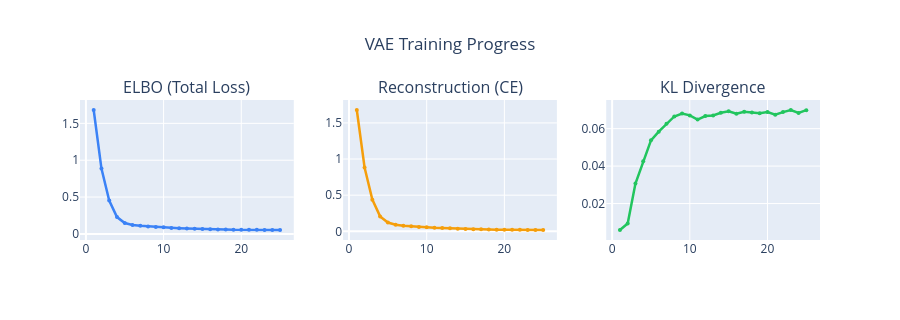
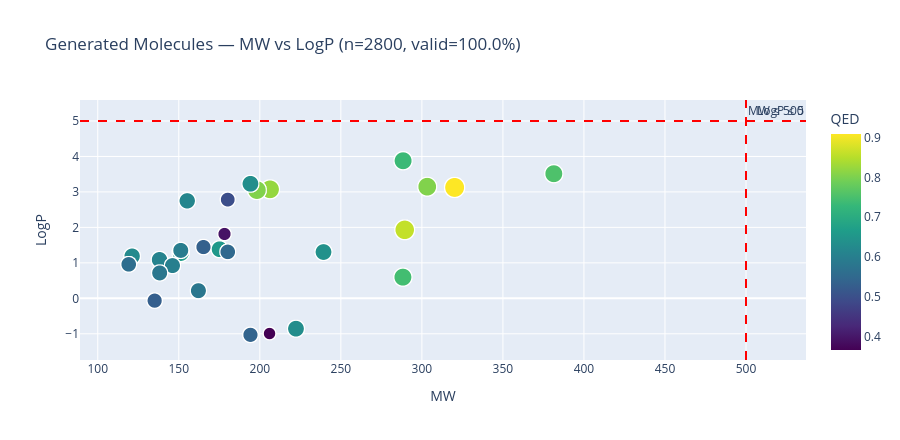
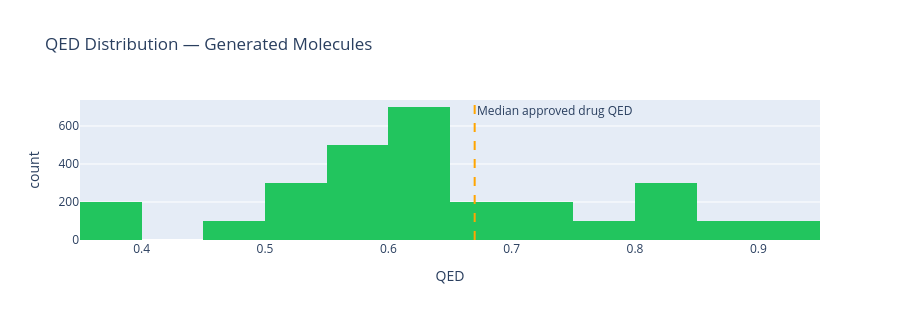

Notebook source saved alongside these figures, in order:
### Code cell
# ═══════════════════════════════════════════════════════════
# 🔬 GENERATED MOLECULES — GRID + UMAP LATENT SPACE
# ═══════════════════════════════════════════════════════════
import warnings
warnings.filterwarnings('ignore')
import numpy as np, pandas as pd
import plotly.express as px
import plotly.graph_objects as go
from plotly.subplots import make_subplots
import IPython.display as IPyDisp

from rdkit import Chem
from rdkit.Chem import Draw, Descriptors, rdMolDescriptors, QED, AllChem

# ── 1. Training curve (interactive) ──────────────────────────────────────────
if 'vae_losses' in dir():
    _epochs = list(range(1, len(vae_losses) + 1))
    _recon = recon_losses if 'recon_losses' in dir() else vae_losses
    _kl    = kl_losses    if 'kl_losses'    in dir() else [0]*len(vae_losses)

    fig_tr = make_subplots(rows=1, cols=3,
                            subplot_titles=['ELBO (Total Loss)', 'Reconstruction (CE)', 'KL Divergence'])
    for cidx, (vals, col) in enumerate(zip([vae_losses, _recon, _kl],
                                            ['#3b82f6', '#f59e0b', '#22c55e']), 1):
        fig_tr.add_trace(go.Scatter(x=_epochs, y=vals, mode='lines+markers',
                                     line=dict(color=col, width=2.5),
                                     marker=dict(size=4), showlegend=False), row=1, col=cidx)
    fig_tr.update_layout(title=dict(text='VAE Training Progress', x=0.5),
                          height=320, paper_bgcolor='white')
    fig_tr.show()

# ── 2. Generated molecule analysis ────────────────────────────────────────────
if 'ALL_SMILES' in dir():
    mol_data = []
    for smi in ALL_SMILES:
        mol = Chem.MolFromSmiles(smi)
        if mol:
            mol_data.append({
                'SMILES': smi,
                'QED':    round(QED.qed(mol), 4),
                'MW':     round(Descriptors.MolWt(mol), 1),
                'LogP':   round(Descriptors.MolLogP(mol), 3),
                'HBA':    rdMolDescriptors.CalcNumHBA(mol),
                'HBD':    rdMolDescriptors.CalcNumHBD(mol),
                'TPSA':   round(Descriptors.TPSA(mol), 1),
                'Valid':  True,
            })

    validity = len(mol_data) / max(1, len(ALL_SMILES)) * 100
    df_gen = pd.DataFrame(mol_data).sort_values('QED', ascending=False).reset_index(drop=True)
    print(f"✅ Valid SMILES: {len(mol_data)} / {len(ALL_SMILES)}  ({validity:.1f}%)")
    print(f"   Top-5 by QED:\n{df_gen.head(5)[['SMILES','QED','MW','LogP']].to_string(index=False)}")

    # MW vs LogP
    fig_scatter = px.scatter(df_gen, x='MW', y='LogP', color='QED',
                              color_continuous_scale='viridis', size='QED',
                              hover_data=['SMILES', 'HBA', 'HBD', 'TPSA'],
                              title=f'Generated Molecules — MW vs LogP (n={len(df_gen)}, valid={validity:.1f}%)',
                              opacity=0.75)
    fig_scatter.add_hline(y=5, line_dash='dash', line_color='red', annotation_text='LogP ≤ 5')
    fig_scatter.add_vline(x=500, line_dash='dash', line_color='red', annotation_text='MW ≤ 500')
    fig_scatter.update_layout(height=440, coloraxis_colorbar=dict(title='QED'))
    fig_scatter.show()

    # QED histogram
    fig_qed = px.histogram(df_gen, x='QED', nbins=25, color_discrete_sequence=['#22c55e'],
                            title='QED Distribution — Generated Molecules')
    fig_qed.add_vline(x=0.67, line_dash='dash', line_color='orange',
                       annotation_text='Median approved drug QED')
    fig_qed.update_layout(height=320)
    fig_qed.show()

    # ── Molecule grid (Top-12 by QED via RDKit) ───────────────────────────────
    top_mols = [Chem.MolFromSmiles(s) for s in df_gen.head(12)['SMILES'] if Chem.MolFromSmiles(s)]
    top_labs = [f'QED={q:.3f}' for q in df_gen.head(len(top_mols))['QED']]
    grid_img = Draw.MolsToGridImage(top_mols[:12], molsPerRow=4, subImgSize=(240, 180),
                                     legends=top_labs[:12], returnPNG=False)
    print("🖼️  Top-12 Generated Molecules by QED Score:")
    IPyDisp.display(grid_img)
else:
    print("⚠️  ALL_SMILES not in scope — run the VAE generation cell first.")

# ── 3. Latent space UMAP ──────────────────────────────────────────────────────
UMAP_OK_NB4 = False
try:
    import umap
    UMAP_OK_NB4 = True
except ImportError:
    print("💡 Install umap-learn for latent space visualisation: pip install umap-learn")

if UMAP_OK_NB4 and 'vae' in dir() and 'ALL_SMILES' in dir() and TORCH_OK:
    import torch
    vae.eval()
    zs, qed_vals, types = [], [], []
    # Training molecules
    _train_smis = ALL_SMILES[:200]
    for smi in _train_smis:
        try:
            z_mu, _ = encode_smiles(vae, smi, DEVICE)
            zs.append(z_mu.cpu().numpy()[0])
            mol = Chem.MolFromSmiles(smi)
            qed_vals.append(QED.qed(mol) if mol else 0.5)
            types.append('Training')
        except Exception:
            pass
    # Generated molecules
    for smi in ALL_SMILES[:100]:
        try:
            z_mu, _ = encode_smiles(vae, smi, DEVICE)
            zs.append(z_mu.cpu().numpy()[0])
            mol = Chem.MolFromSmiles(smi)
            qed_vals.append(QED.qed(mol) if mol else 0.5)
            types.append('Generated')
        except Exception:
            pass

    if len(zs) > 20:
        reducer_vae = umap.UMAP(n_components=2, random_state=42, n_neighbors=15)
        Z2d_vae = reducer_vae.fit_transform(np.array(zs))
        df_latent = pd.DataFrame({
            'UMAP-1': Z2d_vae[:, 0], 'UMAP-2': Z2d_vae[:, 1],
            'QED': np.round(qed_vals, 3), 'Type': types,
        })
        fig_lat = px.scatter(df_latent, x='UMAP-1', y='UMAP-2',
                              color='Type', size='QED',
                              color_discrete_map={'Training': '#3b82f6', 'Generated': '#ef4444'},
                              hover_data=['QED'],
                              title='VAE Latent Space (UMAP) — Training vs Generated Molecules',
                              opacity=0.75)
        fig_lat.update_layout(height=500, paper_bgcolor='white')
        fig_lat.show()

### Figure 1 — Plotly figure (JSON) as saved in the notebook; plotly's stock layout.template omitted (floating-point values rounded to 4 significant figures)
{"data": [{"line": {"color": "#3b82f6", "width": 2.5}, "marker": {"size": 4}, "mode": "lines+markers", "showlegend": false, "type": "scatter", "x": [1, 2, 3, 4, 5, 6, 7, 8, 9, 10, 11, 12, 13, 14, 15, 16, 17, 18, 19, 20, 21, 22, 23, 24, 25], "xaxis": "x", "y": [1.681, 0.8871, 0.4538, 0.228, 0.148, 0.1212, 0.1095, 0.1018, 0.09541, 0.0888, 0.08077, 0.07831, 0.07426, 0.06963, 0.06519, 0.06271, 0.06161, 0.06007, 0.05689, 0.05636, 0.05493, 0.05537, 0.05466, 0.05371, 0.05318], "yaxis": "y"}, {"line": {"color": "#f59e0b", "width": 2.5}, "marker": {"size": 4}, "mode": "lines+markers", "showlegend": false, "type": "scatter", "x": [1, 2, 3, 4, 5, 6, 7, 8, 9, 10, 11, 12, 13, 14, 15, 16, 17, 18, 19, 20, 21, 22, 23, 24, 25], "xaxis": "x2", "y": [1.678, 0.8824, 0.4384, 0.2067, 0.1211, 0.09202, 0.0782, 0.06859, 0.06138, 0.05526, 0.04835, 0.04496, 0.04075, 0.0354, 0.03053, 0.02875, 0.02711, 0.02579, 0.02275, 0.02194, 0.02122, 0.02095, 0.01968, 0.01952, 0.01824], "yaxis": "y2"}, {"line": {"color": "#22c55e", "width": 2.5}, "marker": {"size": 4}, "mode": "lines+markers", "showlegend": false, "type": "scatter", "x": [1, 2, 3, 4, 5, 6, 7, 8, 9, 10, 11, 12, 13, 14, 15, 16, 17, 18, 19, 20, 21, 22, 23, 24, 25], "xaxis": "x3", "y": [0.005868, 0.009295, 0.03072, 0.04261, 0.05374, 0.05839, 0.06257, 0.0665, 0.06806, 0.06709, 0.06485, 0.06671, 0.06701, 0.06847, 0.06932, 0.06793, 0.069, 0.06856, 0.06828, 0.06884, 0.06742, 0.06884, 0.06996, 0.06837, 0.06986], "yaxis": "y3"}], "layout": {"annotations": [{"font": {"size": 16}, "showarrow": false, "text": "ELBO (Total Loss)", "x": 0.1444, "xanchor": "center", "xref": "paper", "y": 1, "yanchor": "bottom", "yref": "paper"}, {"font": {"size": 16}, "showarrow": false, "text": "Reconstruction (CE)", "x": 0.5, "xanchor": "center", "xref": "paper", "y": 1, "yanchor": "bottom", "yref": "paper"}, {"font": {"size": 16}, "showarrow": false, "text": "KL Divergence", "x": 0.8556, "xanchor": "center", "xref": "paper", "y": 1, "yanchor": "bottom", "yref": "paper"}], "height": 320, "paper_bgcolor": "white", "title": {"text": "VAE Training Progress", "x": 0.5}, "xaxis": {"anchor": "y", "domain": [0, 0.2889]}, "xaxis2": {"anchor": "y2", "domain": [0.3556, 0.6444]}, "xaxis3": {"anchor": "y3", "domain": [0.7111, 1]}, "yaxis": {"anchor": "x", "domain": [0, 1]}, "yaxis2": {"anchor": "x2", "domain": [0, 1]}, "yaxis3": {"anchor": "x3", "domain": [0, 1]}}}

### Figure 2 — Plotly figure (JSON) as saved in the notebook; plotly's stock layout.template omitted (floating-point values rounded to 4 significant figures; data arrays with more than 128 entries replaced by an {"elided": "..."} marker saying what was removed)
{"data": [{"customdata": {"elided": "2800x4 mixed values"}, "hovertemplate": "MW=%{x}<br>LogP=%{y}<br>QED=%{marker.color}<br>SMILES=%{customdata[0]}<br>HBA=%{customdata[1]}<br>HBD=%{customdata[2]}<br>TPSA=%{customdata[3]}<extra></extra>", "legendgroup": "", "marker": {"color": {"elided": "2800 float values"}, "coloraxis": "coloraxis", "opacity": 0.75, "size": {"elided": "2800 float values"}, "sizemode": "area", "sizeref": 0.002273, "symbol": "circle"}, "mode": "markers", "name": "", "showlegend": false, "type": "scattergl", "x": {"elided": "2800 float values"}, "xaxis": "x", "y": {"elided": "2800 float values"}, "yaxis": "y"}], "layout": {"annotations": [{"showarrow": false, "text": "LogP ≤ 5", "x": 1, "xanchor": "right", "xref": "x domain", "y": 5, "yanchor": "bottom", "yref": "y"}, {"showarrow": false, "text": "MW ≤ 500", "x": 500, "xanchor": "left", "xref": "x", "y": 1, "yanchor": "top", "yref": "y domain"}], "coloraxis": {"colorbar": {"title": {"text": "QED"}}, "colorscale": [[0, "#440154"], [0.1111, "#482878"], [0.2222, "#3e4989"], [0.3333, "#31688e"], [0.4444, "#26828e"], [0.5556, "#1f9e89"], [0.6667, "#35b779"], [0.7778, "#6ece58"], [0.8889, "#b5de2b"], [1, "#fde725"]]}, "height": 440, "legend": {"itemsizing": "constant", "tracegroupgap": 0}, "shapes": [{"line": {"color": "red", "dash": "dash"}, "type": "line", "x0": 0, "x1": 1, "xref": "x domain", "y0": 5, "y1": 5, "yref": "y"}, {"line": {"color": "red", "dash": "dash"}, "type": "line", "x0": 500, "x1": 500, "xref": "x", "y0": 0, "y1": 1, "yref": "y domain"}], "title": {"text": "Generated Molecules — MW vs LogP (n=2800, valid=100.0%)"}, "xaxis": {"anchor": "y", "domain": [0, 1], "title": {"text": "MW"}}, "yaxis": {"anchor": "x", "domain": [0, 1], "title": {"text": "LogP"}}}}

### Figure 3 — Plotly figure (JSON) as saved in the notebook; plotly's stock layout.template omitted (floating-point values rounded to 4 significant figures; data arrays with more than 128 entries replaced by an {"elided": "..."} marker saying what was removed)
{"data": [{"bingroup": "x", "hovertemplate": "QED=%{x}<br>count=%{y}<extra></extra>", "legendgroup": "", "marker": {"color": "#22c55e", "pattern": {"shape": ""}}, "name": "", "nbinsx": 25, "orientation": "v", "showlegend": false, "type": "histogram", "x": {"elided": "2800 float values"}, "xaxis": "x", "yaxis": "y"}], "layout": {"annotations": [{"showarrow": false, "text": "Median approved drug QED", "x": 0.67, "xanchor": "left", "xref": "x", "y": 1, "yanchor": "top", "yref": "y domain"}], "barmode": "relative", "height": 320, "legend": {"tracegroupgap": 0}, "shapes": [{"line": {"color": "orange", "dash": "dash"}, "type": "line", "x0": 0.67, "x1": 0.67, "xref": "x", "y0": 0, "y1": 1, "yref": "y domain"}], "title": {"text": "QED Distribution — Generated Molecules"}, "xaxis": {"anchor": "y", "domain": [0, 1], "title": {"text": "QED"}}, "yaxis": {"anchor": "x", "domain": [0, 1], "title": {"text": "count"}}}}
